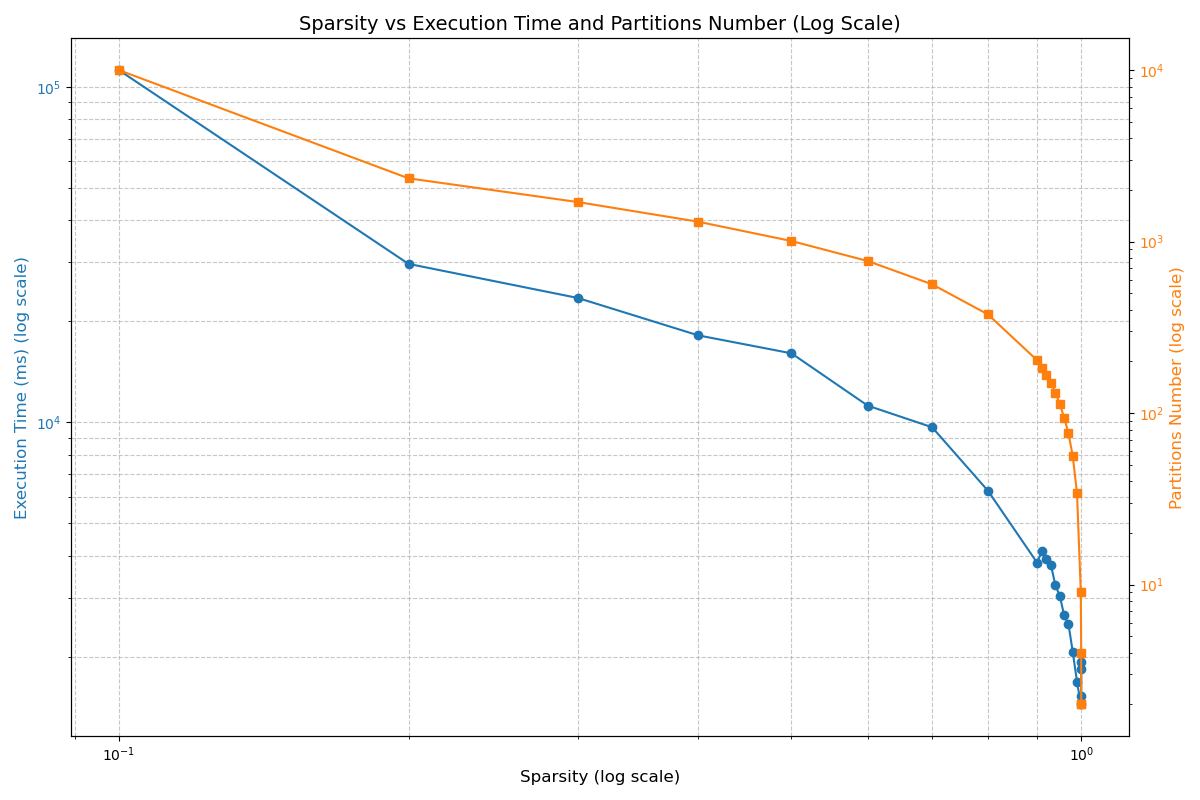

Here is the Python script that generated this plot:
import pandas as pd
import matplotlib.pyplot as plt

# 数据
data = """
Matrix Size,Sparsity,Partitions Number,Gauss-Seidel OMP Execution Time (ms)
10000,0.1,10000,112192
10000,0.2,2337,29679
10000,0.3,1699,23483
10000,0.4,1305,18174
10000,0.5,1007,16065
10000,0.6,770,11221
10000,0.7,563,9674
10000,0.8,376,6258
10000,0.9,203,3818
10000,0.91,183,4138
10000,0.92,167,3929
10000,0.93,149,3766
10000,0.94,131,3273
10000,0.95,113,3044
10000,0.96,94,2661
10000,0.97,76,2506
10000,0.98,56,2068
10000,0.99,34,1688
10000,0.999,9,1445
10000,0.9999,4,1530
10000,0.99999,2,1845
10000,0.999999,2,1929
"""




# 读取数据
from io import StringIO
df = pd.read_csv(StringIO(data))

# 绘制图形
fig, ax1 = plt.subplots(figsize=(12, 8))

# 主坐标轴：运行时间
ax1.set_xlabel("Sparsity (log scale)", fontsize=12)
ax1.set_ylabel("Execution Time (ms) (log scale)", fontsize=12, color="tab:blue")
ax1.plot(df["Sparsity"], df["Gauss-Seidel OMP Execution Time (ms)"], marker='o', color="tab:blue", label="Execution Time")
ax1.set_xscale("log")
ax1.set_yscale("log")
ax1.tick_params(axis='y', labelcolor="tab:blue")
ax1.grid(True, which="both", linestyle="--", alpha=0.7)

# 次坐标轴：分区数量
ax2 = ax1.twinx()
ax2.set_ylabel("Partitions Number (log scale)", fontsize=12, color="tab:orange")
ax2.plot(df["Sparsity"], df["Partitions Number"], marker='s', color="tab:orange", label="Partitions Number")
ax2.set_yscale("log")
ax2.tick_params(axis='y', labelcolor="tab:orange")

# 标题和布局
plt.title("Sparsity vs Execution Time and Partitions Number (Log Scale)", fontsize=14)
fig.tight_layout()

# 显示图形
plt.savefig("gaussomp_partition_numbers_sparsity.png")
